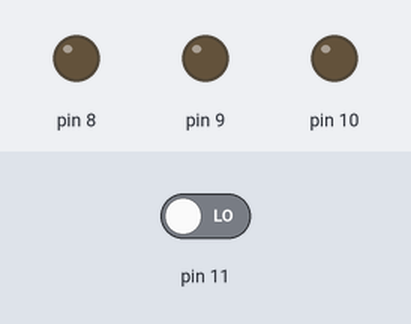
The sketch below on a simulated Arduino Uno, built with avr-gcc and run on an emulated ATmega328P. On the bench: output pins drawn as LEDs (lit = HIGH). The test bench sets the inputs (shaded band); at power-on: pin 11 LOW.

Above: at 1.2 s.
1.3 s: pin 11 driven HIGH
At 1.9 s:
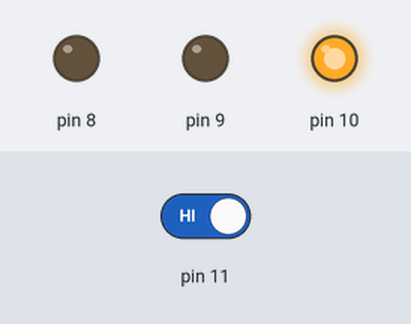
At 4.1 s:
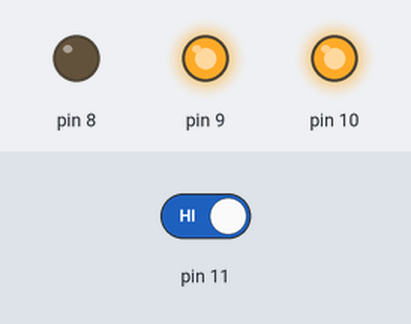
Timing chart, 0 to 19.3 s (numbered marks = the images above; inputs shaded):
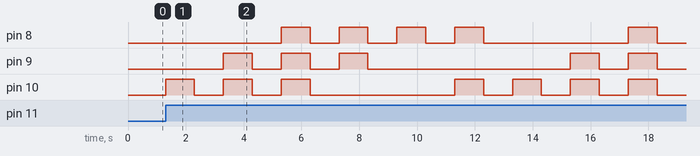

Measured:
- after the input at 1.3 s, pin 8: goes 3 × (HIGH 1.0 s, LOW 1.0 s), HIGH 1.0 s, LOW 5.0 s, HIGH 1.0 s, then LOW, starting after 4.0 s; pin 9: LOW → HIGH after 2.0 s, → LOW 1.0 s later, → HIGH 1.0 s later, → LOW 1.0 s later, … (10 changes in this stretch)

The sketch:

sketch_jan12f.ino
```cpp
// LED Sequence Program
// Mask for PORTB to turn the first 3 bits on 00000111
#define PORTB_MASK 0x07

// Data Direction Register for port B
#define myDDRB (*(volatile uint8_t *) 0x24)
// Data Register for port B
#define myPORTB (*(volatile uint8_t *) 0x25)
// Input Register for port B
#define myPINB (*(volatile uint8_t *) 0x23)

// Array to control the LED Sequence
int reg_array[6] = {0x04, 0x06, 0x07, 0x03, 0x01, 0x05};

void setup() {
  // Set the first 3 pins of port B as output (00000111)
  myDDRB |= PORTB_MASK;

  // Initialize PORTB to 0 (turn off all LEDs initially)
  myPORTB &= ~PORTB_MASK;
}

void loop() {
  // Check if the button on PINB3 is pressed
  if (myPINB & (1 << PINB3)) {
    int i = 0;

    while (i < 6) {
      if (myPORTB == 0x00) {
        // Turn on the LED pattern
        myPORTB ^= reg_array[i];
        delay(1000);  // Wait for 1 second
        // Turn off the LED pattern
        myPORTB ^= reg_array[i];
        delay(1000);  // Wait for 1 second

        // Move to the next pattern in the array
        i++;
      }

      // Ensure i stays within the bounds of the array
      i = i % 6;
    }
  }
}
```
